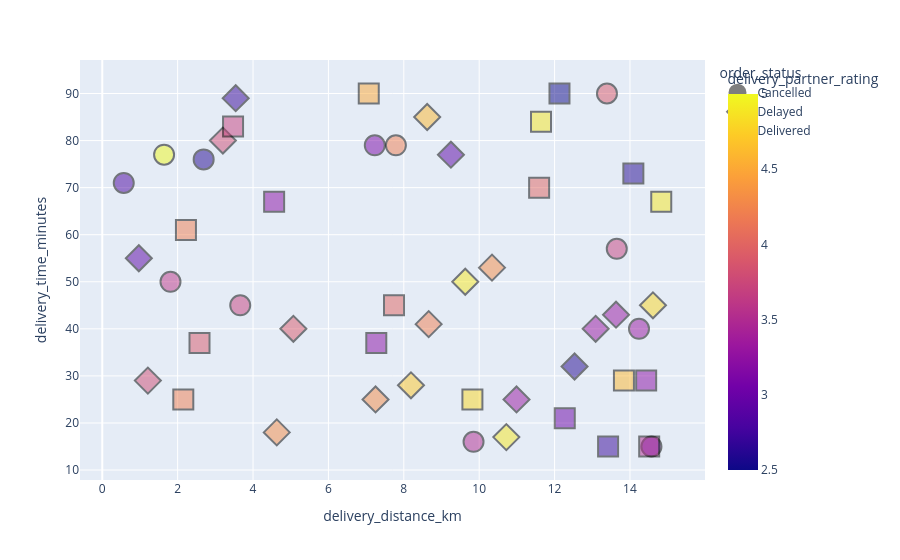

This figure's notebook cell:
### Code cell
fig5=px.scatter(
    foodSample,
    x="delivery_distance_km",
    y="delivery_time_minutes",
    color = "delivery_partner_rating",
    symbol = "order_status",
)
fig5.update_traces(marker=dict (size = 20, opacity = 0.5, line = dict (width =2, color ="black")))
fig5.show()

### Figure 1 — Plotly figure (JSON) as saved in the notebook; plotly's stock layout.template omitted (floating-point values rounded to 4 significant figures)
{"data": [{"hovertemplate": "order_status=Cancelled<br>delivery_distance_km=%{x}<br>delivery_time_minutes=%{y}<br>delivery_partner_rating=%{marker.color}<extra></extra>", "legendgroup": "Cancelled", "marker": {"color": [3.1, 3.0, 3.7, 5.0, 3.5, 3.9, 3.7, 3.3, 2.6, 4.2, 3.6, 2.8], "coloraxis": "coloraxis", "line": {"color": "black", "width": 2}, "opacity": 0.5, "size": 20, "symbol": "circle"}, "mode": "markers", "name": "Cancelled", "orientation": "v", "showlegend": true, "type": "scatter", "x": [7.23, 14.57, 3.66, 1.64, 9.85, 13.39, 13.65, 14.24, 2.69, 7.79, 1.81, 0.57], "xaxis": "x", "y": [79, 15, 45, 77, 16, 90, 57, 40, 76, 79, 50, 71], "yaxis": "y"}, {"hovertemplate": "order_status=Delayed<br>delivery_distance_km=%{x}<br>delivery_time_minutes=%{y}<br>delivery_partner_rating=%{marker.color}<extra></extra>", "legendgroup": "Delayed", "marker": {"color": [4.6, 3.3, 3.3, 3.8, 2.9, 4.2, 4.3, 3.8, 3.3, 2.6, 4.7, 3.9, 4.9, 4.8, 4.3, 4.9, 2.7, 2.9, 4.3], "coloraxis": "coloraxis", "line": {"color": "black", "width": 2}, "opacity": 0.5, "size": 20, "symbol": "diamond"}, "mode": "markers", "name": "Delayed", "orientation": "v", "showlegend": true, "type": "scatter", "x": [8.62, 13.09, 10.99, 1.21, 0.97, 8.66, 10.34, 3.2, 13.63, 12.53, 8.19, 5.07, 10.72, 14.61, 7.25, 9.63, 3.54, 9.25, 4.63], "xaxis": "x", "y": [85, 40, 25, 29, 55, 41, 53, 80, 43, 32, 28, 40, 17, 45, 25, 50, 89, 77, 18], "yaxis": "y"}, {"hovertemplate": "order_status=Delivered<br>delivery_distance_km=%{x}<br>delivery_time_minutes=%{y}<br>delivery_partner_rating=%{marker.color}<extra></extra>", "legendgroup": "Delivered", "marker": {"color": [3.2, 3.2, 3.9, 3.5, 4.5, 3.0, 4.0, 4.8, 4.0, 4.9, 2.6, 2.7, 4.9, 4.2, 4.6, 2.5, 4.2, 3.2, 3.7], "coloraxis": "coloraxis", "line": {"color": "black", "width": 2}, "opacity": 0.5, "size": 20, "symbol": "square"}, "mode": "markers", "name": "Delivered", "orientation": "v", "showlegend": true, "type": "scatter", "x": [14.43, 4.56, 2.58, 14.51, 7.07, 12.27, 11.59, 9.82, 7.74, 14.83, 14.09, 13.42, 11.64, 2.22, 13.84, 12.13, 2.15, 7.27, 3.47], "xaxis": "x", "y": [29, 67, 37, 15, 90, 21, 70, 25, 45, 67, 73, 15, 84, 61, 29, 90, 25, 37, 83], "yaxis": "y"}], "layout": {"coloraxis": {"colorbar": {"title": {"text": "delivery_partner_rating"}}, "colorscale": [[0, "#0d0887"], [0.1111, "#46039f"], [0.2222, "#7201a8"], [0.3333, "#9c179e"], [0.4444, "#bd3786"], [0.5556, "#d8576b"], [0.6667, "#ed7953"], [0.7778, "#fb9f3a"], [0.8889, "#fdca26"], [1, "#f0f921"]]}, "legend": {"title": {"text": "order_status"}, "tracegroupgap": 0}, "margin": {"t": 60}, "xaxis": {"anchor": "y", "domain": [0, 1], "title": {"text": "delivery_distance_km"}}, "yaxis": {"anchor": "x", "domain": [0, 1], "title": {"text": "delivery_time_minutes"}}}}
